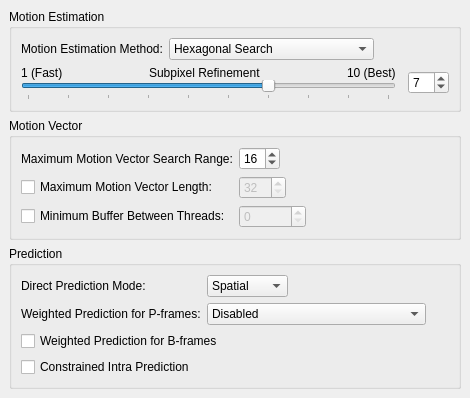
     <widget class="QWidget" name="tab_2">
      <attribute name="title">
       <string>Motion</string>
      </attribute>
      <layout class="QVBoxLayout">
       <property name="spacing">
        <number>6</number>
       </property>
       <property name="margin">
        <number>9</number>
       </property>
       <item>
        <widget class="QGroupBox" name="groupBox_11">
         <property name="title">
          <string>Motion Estimation</string>
         </property>
         <layout class="QVBoxLayout">
          <property name="spacing">
           <number>6</number>
          </property>
          <property name="margin">
           <number>9</number>
          </property>
          <item>
           <layout class="QHBoxLayout">
            <property name="spacing">
             <number>6</number>
            </property>
            <property name="margin">
             <number>0</number>
            </property>
            <item>
             <widget class="QLabel" name="label_38">
              <property name="text">
               <string>Motion Estimation Method:</string>
              </property>
             </widget>
            </item>
            <item>
             <layout class="QHBoxLayout">
              <property name="spacing">
               <number>6</number>
              </property>
              <property name="margin">
               <number>0</number>
              </property>
              <item>
               <widget class="QComboBox" name="meMethodComboBox">
                <property name="currentIndex">
                 <number>1</number>
                </property>
                <item>
                 <property name="text">
                  <string>Diamond Search</string>
                 </property>
                </item>
                <item>
                 <property name="text">
                  <string>Hexagonal Search</string>
                 </property>
                </item>
                <item>
                 <property name="text">
                  <string>Uneven Multi-hexagonal Search</string>
                 </property>
                </item>
                <item>
                 <property name="text">
                  <string>Exhaustive Search</string>
                 </property>
                </item>
                <item>
                 <property name="text">
                  <string>Hadamard Exhaustive Search</string>
                 </property>
                </item>
               </widget>
              </item>
              <item>
               <spacer name="spacer_10">
                <property name="orientation">
                 <enum>Qt::Horizontal</enum>
                </property>
                <property name="sizeHint" stdset="0">
                 <size>
                  <width>0</width>
                  <height>0</height>
                 </size>
                </property>
               </spacer>
              </item>
             </layout>
            </item>
           </layout>
          </item>
          <item>
           <layout class="QHBoxLayout">
            <property name="spacing">
             <number>6</number>
            </property>
            <property name="margin">
             <number>0</number>
            </property>
            <item>
             <layout class="QHBoxLayout">
              <property name="spacing">
               <number>12</number>
              </property>
              <property name="margin">
               <number>0</number>
              </property>
              <item>
               <layout class="QVBoxLayout">
                <property name="spacing">
                 <number>0</number>
                </property>
                <property name="margin">
                 <number>0</number>
                </property>
                <item>
                 <layout class="QHBoxLayout">
                  <property name="spacing">
                   <number>0</number>
                  </property>
                  <property name="margin">
                   <number>0</number>
                  </property>
                  <item>
                   <widget class="QLabel" name="label_35">
                    <property name="text">
                     <string>1 (Fast)</string>
                    </property>
                   </widget>
                  </item>
                  <item>
                   <spacer name="spacer_11">
                    <property name="orientation">
                     <enum>Qt::Horizontal</enum>
                    </property>
                    <property name="sizeHint" stdset="0">
                     <size>
                      <width>0</width>
                      <height>0</height>
                     </size>
                    </property>
                   </spacer>
                  </item>
                  <item>
                   <widget class="QLabel" name="label_36">
                    <property name="text">
                     <string>Subpixel Refinement</string>
                    </property>
                   </widget>
                  </item>
                  <item>
                   <spacer name="spacer_13">
                    <property name="orientation">
                     <enum>Qt::Horizontal</enum>
                    </property>
                    <property name="sizeHint" stdset="0">
                     <size>
                      <width>0</width>
                      <height>0</height>
                     </size>
                    </property>
                   </spacer>
                  </item>
                  <item>
                   <widget class="QLabel" name="label_37">
                    <property name="text">
                     <string>10 (Best)</string>
                    </property>
                   </widget>
                  </item>
                 </layout>
                </item>
                <item>
                 <widget class="QSlider" name="meSlider">
                  <property name="sizePolicy">
                   <sizepolicy hsizetype="Preferred" vsizetype="Fixed">
                    <horstretch>0</horstretch>
                    <verstretch>0</verstretch>
                   </sizepolicy>
                  </property>
                  <property name="minimumSize">
                   <size>
                    <width>375</width>
                    <height>0</height>
                   </size>
                  </property>
                  <property name="minimum">
                   <number>1</number>
                  </property>
                  <property name="maximum">
                   <number>10</number>
                  </property>
                  <property name="pageStep">
                   <number>1</number>
                  </property>
                  <property name="value">
                   <number>7</number>
                  </property>
                  <property name="orientation">
                   <enum>Qt::Horizontal</enum>
                  </property>
                  <property name="tickPosition">
                   <enum>QSlider::TicksBelow</enum>
                  </property>
                 </widget>
                </item>
               </layout>
              </item>
              <item>
               <widget class="QSpinBox" name="meSpinBox">
                <property name="minimum">
                 <number>1</number>
                </property>
                <property name="maximum">
                 <number>10</number>
                </property>
                <property name="value">
                 <number>7</number>
                </property>
               </widget>
              </item>
             </layout>
            </item>
            <item>
             <spacer name="spacer_12">
              <property name="orientation">
               <enum>Qt::Horizontal</enum>
              </property>
              <property name="sizeHint" stdset="0">
               <size>
                <width>0</width>
                <height>0</height>
               </size>
              </property>
             </spacer>
            </item>
           </layout>
          </item>
         </layout>
        </widget>
       </item>
       <item>
        <widget class="QGroupBox" name="groupBox_19">
         <property name="title">
          <string>Motion Vector</string>
         </property>
         <layout class="QVBoxLayout">
          <property name="spacing">
           <number>6</number>
          </property>
          <property name="margin">
           <number>9</number>
          </property>
          <item>
           <layout class="QGridLayout">
            <property name="margin">
             <number>0</number>
            </property>
            <property name="spacing">
             <number>6</number>
            </property>
            <item row="1" column="1">
             <layout class="QHBoxLayout">
              <property name="spacing">
               <number>6</number>
              </property>
              <property name="margin">
               <number>0</number>
              </property>
              <item>
               <widget class="QSpinBox" name="mvLengthSpinBox">
                <property name="enabled">
                 <bool>false</bool>
                </property>
                <property name="minimum">
                 <number>32</number>
                </property>
                <property name="maximum">
                 <number>512</number>
                </property>
               </widget>
              </item>
              <item>
               <spacer name="spacer_14">
                <property name="orientation">
                 <enum>Qt::Horizontal</enum>
                </property>
                <property name="sizeHint" stdset="0">
                 <size>
                  <width>0</width>
                  <height>0</height>
                 </size>
                </property>
               </spacer>
              </item>
             </layout>
            </item>
            <item row="1" column="0">
             <widget class="QCheckBox" name="mvLengthCheckBox">
              <property name="text">
               <string>Maximum Motion Vector Length:</string>
              </property>
             </widget>
            </item>
            <item row="2" column="1">
             <layout class="QHBoxLayout">
              <property name="spacing">
               <number>6</number>
              </property>
              <property name="margin">
               <number>0</number>
              </property>
              <item>
               <widget class="QSpinBox" name="minThreadBufferSpinBox">
                <property name="enabled">
                 <bool>false</bool>
                </property>
                <property name="minimum">
                 <number>0</number>
                </property>
                <property name="maximum">
                 <number>2147483647</number>
                </property>
                <property name="singleStep">
                 <number>1</number>
                </property>
                <property name="value">
                 <number>0</number>
                </property>
               </widget>
              </item>
              <item>
               <spacer name="spacer_16">
                <property name="orientation">
                 <enum>Qt::Horizontal</enum>
                </property>
                <property name="sizeHint" stdset="0">
                 <size>
                  <width>0</width>
                  <height>0</height>
                 </size>
                </property>
               </spacer>
              </item>
             </layout>
            </item>
            <item row="0" column="1">
             <layout class="QHBoxLayout">
              <property name="spacing">
               <number>6</number>
              </property>
              <property name="margin">
               <number>0</number>
              </property>
              <item>
               <widget class="QSpinBox" name="mvRangeSpinBox">
                <property name="maximum">
                 <number>64</number>
                </property>
                <property name="value">
                 <number>16</number>
                </property>
               </widget>
              </item>
              <item>
               <spacer name="spacer_15">
                <property name="orientation">
                 <enum>Qt::Horizontal</enum>
                </property>
                <property name="sizeHint" stdset="0">
                 <size>
                  <width>0</width>
                  <height>0</height>
                 </size>
                </property>
               </spacer>
              </item>
             </layout>
            </item>
            <item row="2" column="0">
             <widget class="QCheckBox" name="minThreadBufferCheckBox">
              <property name="text">
               <string>Minimum Buffer Between Threads:</string>
              </property>
             </widget>
            </item>
            <item row="0" column="0">
             <widget class="QLabel" name="label_39">
              <property name="text">
               <string>Maximum Motion Vector Search Range:</string>
              </property>
             </widget>
            </item>
           </layout>
          </item>
         </layout>
        </widget>
       </item>
       <item>
        <widget class="QGroupBox" name="groupBox_18">
         <property name="title">
          <string>Prediction</string>
         </property>
         <layout class="QGridLayout">
          <property name="margin">
           <number>9</number>
          </property>
          <property name="spacing">
           <number>6</number>
          </property>
          <item row="0" column="0">
           <layout class="QGridLayout">
            <property name="margin">
             <number>0</number>
            </property>
            <property name="spacing">
             <number>6</number>
            </property>
            <item row="1" column="1">
             <layout class="QHBoxLayout">
              <property name="spacing">
               <number>6</number>
              </property>
              <property name="margin">
               <number>0</number>
              </property>
              <item>
               <widget class="QComboBox" name="weightedPPredictComboBox">
                <item>
                 <property name="text">
                  <string>Disabled</string>
                 </property>
                </item>
                <item>
                 <property name="text">
                  <string>Weighted References</string>
                 </property>
                </item>
                <item>
                 <property name="text">
                  <string>Weighted References + Duplicates</string>
                 </property>
                </item>
               </widget>
              </item>
              <item>
               <spacer name="spacer_18">
                <property name="orientation">
                 <enum>Qt::Horizontal</enum>
                </property>
                <property name="sizeHint" stdset="0">
                 <size>
                  <width>0</width>
                  <height>0</height>
                 </size>
                </property>
               </spacer>
              </item>
             </layout>
            </item>
            <item row="0" column="0">
             <widget class="QLabel" name="label_40">
              <property name="text">
               <string>Direct Prediction Mode:</string>
              </property>
             </widget>
            </item>
            <item row="1" column="0">
             <widget class="QLabel" name="lblWeightedPPredict">
              <property name="text">
               <string>Weighted Prediction for P-frames:</string>
              </property>
             </widget>
            </item>
            <item row="0" column="1">
             <layout class="QHBoxLayout">
              <property name="spacing">
               <number>6</number>
              </property>
              <property name="margin">
               <number>0</number>
              </property>
              <item>
               <widget class="QComboBox" name="predictModeComboBox">
                <property name="currentIndex">
                 <number>1</number>
                </property>
                <item>
                 <property name="text">
                  <string>None</string>
                 </property>
                </item>
                <item>
                 <property name="text">
                  <string>Spatial</string>
                 </property>
                </item>
                <item>
                 <property name="text">
                  <string>Temporal</string>
                 </property>
                </item>
                <item>
                 <property name="text">
                  <string>Auto</string>
                 </property>
                </item>
               </widget>
              </item>
              <item>
               <spacer name="spacer_17">
                <property name="orientation">
                 <enum>Qt::Horizontal</enum>
                </property>
                <property name="sizeHint" stdset="0">
                 <size>
                  <width>0</width>
                  <height>0</height>
                 </size>
                </property>
               </spacer>
              </item>
             </layout>
            </item>
           </layout>
          </item>
          <item row="1" column="0">
           <widget class="QCheckBox" name="weightedPredictCheckBox">
            <property name="text">
             <string>Weighted Prediction for B-frames</string>
            </property>
           </widget>
          </item>
          <item row="2" column="0">
           <widget class="QCheckBox" name="constrainedIntraCheckBox">
            <property name="text">
             <string>Constrained Intra Prediction</string>
            </property>
           </widget>
          </item>
         </layout>
        </widget>
       </item>
       <item>
        <spacer name="spacer_19">
         <property name="orientation">
          <enum>Qt::Vertical</enum>
         </property>
         <property name="sizeHint" stdset="0">
          <size>
           <width>0</width>
           <height>0</height>
          </size>
         </property>
        </spacer>
       </item>
      </layout>
     </widget>
